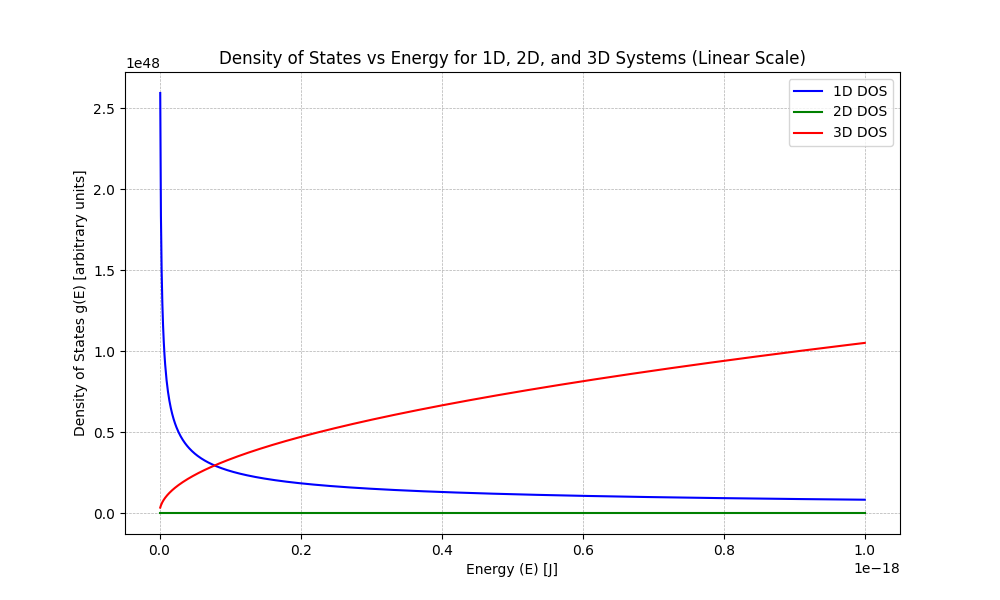

Source code (Python):

import numpy as np
import matplotlib.pyplot as plt

# Constants
m = 9.11e-31  # Electron mass in kg
hbar = 1.054e-34  # Reduced Planck's constant in J.s

# Energy range (in Joules)
E = np.linspace(1e-21, 1e-18, 1000)  # Avoid E = 0 to prevent division by zero

# DOS formulas
g_1D = (1 / np.sqrt(E)) * (m / hbar**2)
g_2D = m / (np.pi * hbar**2) * np.ones_like(E)  # Constant w.r.t E
g_3D = 0.5 * ((2 * m / hbar**2)**1.5) * np.sqrt(E)

# Plotting with linear scales
plt.figure(figsize=(10, 6))
plt.plot(E, g_1D, label="1D DOS", color="blue")
plt.plot(E, g_2D, label="2D DOS", color="green")
plt.plot(E, g_3D, label="3D DOS", color="red")

plt.xlabel("Energy (E) [J]")
plt.ylabel("Density of States g(E) [arbitrary units]")
plt.title("Density of States vs Energy for 1D, 2D, and 3D Systems (Linear Scale)")
plt.legend()
plt.grid(True, linestyle="--", linewidth=0.5)
plt.show()
